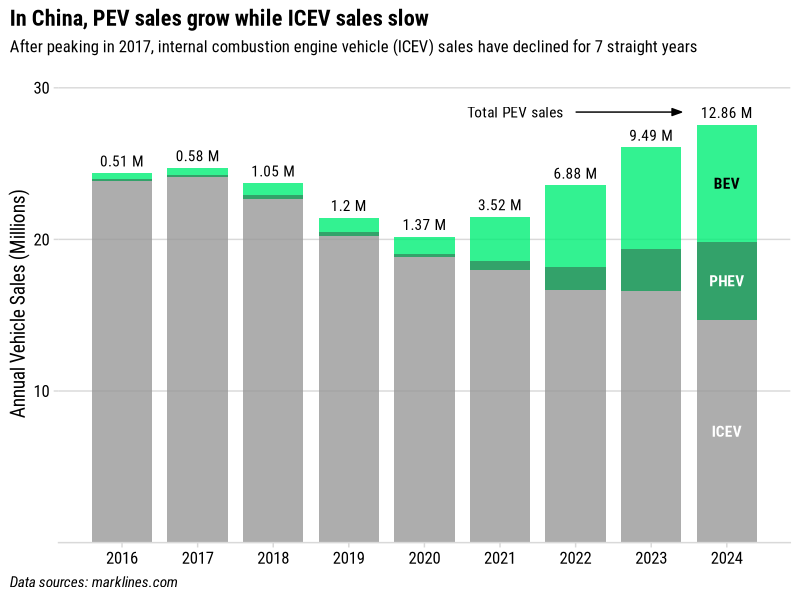
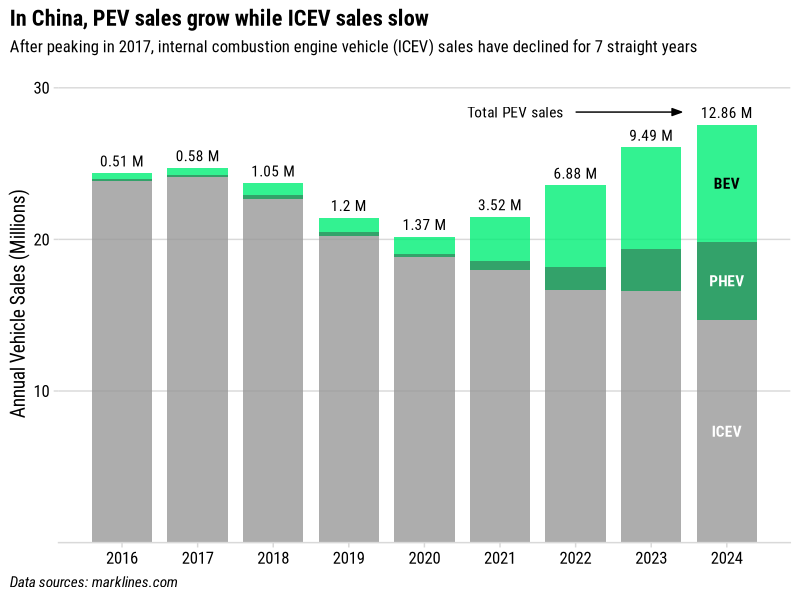

R code for these plots, in order:
library(tidyverse)
library(cowplot)
options(dplyr.width = Inf)

# Plot settings

font_main <- 'Roboto Condensed'

color_icev <- "grey60" 
color_bev <- "springgreen2" 
color_phev <- "springgreen4" 

sales <- read_csv(here::here('data', 'china-sales-exports.csv')) %>% 
    filter(!is.na(sales)) %>% 
    filter(type != 'nev') %>% 
    select(year, type, sales) %>% 
    pivot_wider(names_from = type, values_from = sales) %>%
    mutate(
        pev = bev + phev,
        icev = all - pev,
        percent_pev = pev / all
    ) %>%
    pivot_longer(
        names_to = 'type',
        values_to = 'sales',
        cols = bev:icev
    )

sales %>% 
    filter(type %in% c('bev', 'phev', 'icev')) %>% 
    mutate(
        type = str_to_upper(type),
        type = factor(type, c('BEV', 'PHEV', 'ICEV'))
    ) %>% 
    ggplot() +
    geom_col(
        mapping = aes(x = year, y = sales, fill = type),
        alpha = 0.8, width = 0.8
    ) +
    scale_fill_manual(values = c(color_bev, color_phev, color_icev)) +
    scale_x_continuous(breaks = seq(2016, 2024)) +
    scale_y_continuous(
        breaks = c(10, 20, 30),
        limits = c(0, 30),
        expand = expansion(mult = c(0, 0.05)),
    ) +
    labs(
        fill = 'Powertrain',
        x = NULL,
        y = 'Annual Vehicle Sales (Millions)',
        title = "In China, PEV sales grow while ICEV sales slow",
        subtitle = "After peaking in 2017, internal combustion engine vehicle (ICEV) sales have declined for 7 straight years",
        caption = 'Data sources: marklines.com'
    ) +
    theme_minimal_hgrid(font_family = font_main) +
    theme(
        plot.caption = element_text(hjust = 0, face = "italic"),
        plot.title.position = "plot",
        plot.caption.position =  "plot", 
        legend.position = "none",
        panel.background = element_rect(fill = "white", color = NA),
        plot.background = element_rect(fill = "white", color = NA) 
    ) +
    # Add text in last bar
    geom_text(
        data = sales %>% 
            filter(year == 2024) %>% 
            filter(type != 'pev') %>%
            arrange(factor(type, levels = c("icev", "phev", "bev"))) %>%
            mutate(
                # Calculate cumulative sums for positioning
                ymax = cumsum(sales),
                ymin = lag(ymax, default = 0),
                # Position labels in the middle of each segment
                y_pos = (ymin + ymax) / 2,
                label = str_to_upper(type)
            ),
        mapping = aes(x = year, y = y_pos, label = label),
        color = c('white', 'white', 'black'),
        family = font_main, 
        fontface = "bold"
    ) + 
    # Add PEV sales above bars
    geom_text(
        data = sales %>% 
            filter(type == 'pev') %>% 
            mutate(label = paste(round(sales, 2), 'M')),
        mapping = aes(x = year, y = all, label = label),
        nudge_y = 0.8, hjust = 0.5,
        family = font_main
    ) + 
    geom_segment(
        data = data.frame(x = 2022, xend = 2023.4, y = 28.4, yend = 28.4),
        mapping = aes(x = x, y = y, xend = xend, yend = yend),
        arrow = arrow(20, unit(0.1, "inches"), "last", "closed"),
        alpha = 1, inherit.aes = FALSE
    ) +
    annotate( 
        x = 2021.2, y = 28.4, geom = 'text',
        label = 'Total PEV sales',
        family = font_main
    )

ggsave(
    here::here('figs', 'annual-sales.png'),
    width = 7, height = 6
)
